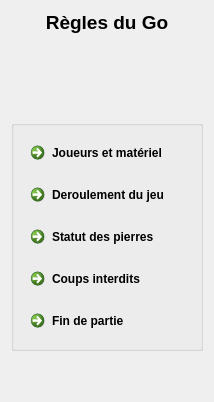
      <widget class="QWidget" name="regles">
       <property name="sizePolicy">
        <sizepolicy hsizetype="Expanding" vsizetype="Expanding">
         <horstretch>0</horstretch>
         <verstretch>0</verstretch>
        </sizepolicy>
       </property>
       <layout class="QVBoxLayout" name="verticalLayout">
        <item>
         <widget class="QLabel" name="label">
          <property name="text">
           <string>&lt;html&gt;&lt;head/&gt;&lt;body&gt;&lt;p align=&quot;center&quot;&gt;&lt;span style=&quot; font-size:14pt; font-weight:600;&quot;&gt;Règles du Go&lt;/span&gt;&lt;/p&gt;&lt;/body&gt;&lt;/html&gt;</string>
          </property>
         </widget>
        </item>
        <item>
         <spacer name="verticalSpacer_19">
          <property name="orientation">
           <enum>Qt::Vertical</enum>
          </property>
          <property name="sizeHint" stdset="0">
           <size>
            <width>20</width>
            <height>40</height>
           </size>
          </property>
         </spacer>
        </item>
        <item>
         <widget class="QLabel" name="label_8">
          <property name="text">
           <string>&lt;html&gt;&lt;head/&gt;&lt;body&gt;&lt;p align=&quot;center&quot;&gt;&lt;img src=&quot;:/regles/plateau&quot;/&gt;&lt;/p&gt;&lt;/body&gt;&lt;/html&gt;</string>
          </property>
         </widget>
        </item>
        <item>
         <spacer name="verticalSpacer">
          <property name="orientation">
           <enum>Qt::Vertical</enum>
          </property>
          <property name="sizeType">
           <enum>QSizePolicy::Preferred</enum>
          </property>
          <property name="sizeHint" stdset="0">
           <size>
            <width>20</width>
            <height>20</height>
           </size>
          </property>
         </spacer>
        </item>
        <item alignment="Qt::AlignHCenter|Qt::AlignVCenter">
         <widget class="QGroupBox" name="groupBox">
          <property name="title">
           <string/>
          </property>
          <layout class="QVBoxLayout" name="verticalLayout_3">
           <item>
            <widget class="QCommandLinkButton" name="regJoueur">
             <property name="text">
              <string>Joueurs et matériel</string>
             </property>
            </widget>
           </item>
           <item>
            <widget class="QCommandLinkButton" name="regDebut">
             <property name="text">
              <string>Deroulement du jeu</string>
             </property>
            </widget>
           </item>
           <item>
            <widget class="QCommandLinkButton" name="regStat">
             <property name="text">
              <string>Statut des pierres</string>
             </property>
            </widget>
           </item>
           <item>
            <widget class="QCommandLinkButton" name="regCoup">
             <property name="text">
              <string>Coups interdits</string>
             </property>
            </widget>
           </item>
           <item>
            <widget class="QCommandLinkButton" name="regFin">
             <property name="text">
              <string>Fin de partie</string>
             </property>
            </widget>
           </item>
          </layout>
         </widget>
        </item>
        <item>
         <spacer name="verticalSpacer_18">
          <property name="orientation">
           <enum>Qt::Vertical</enum>
          </property>
          <property name="sizeHint" stdset="0">
           <size>
            <width>20</width>
            <height>40</height>
           </size>
          </property>
         </spacer>
        </item>
       </layout>
      </widget>
